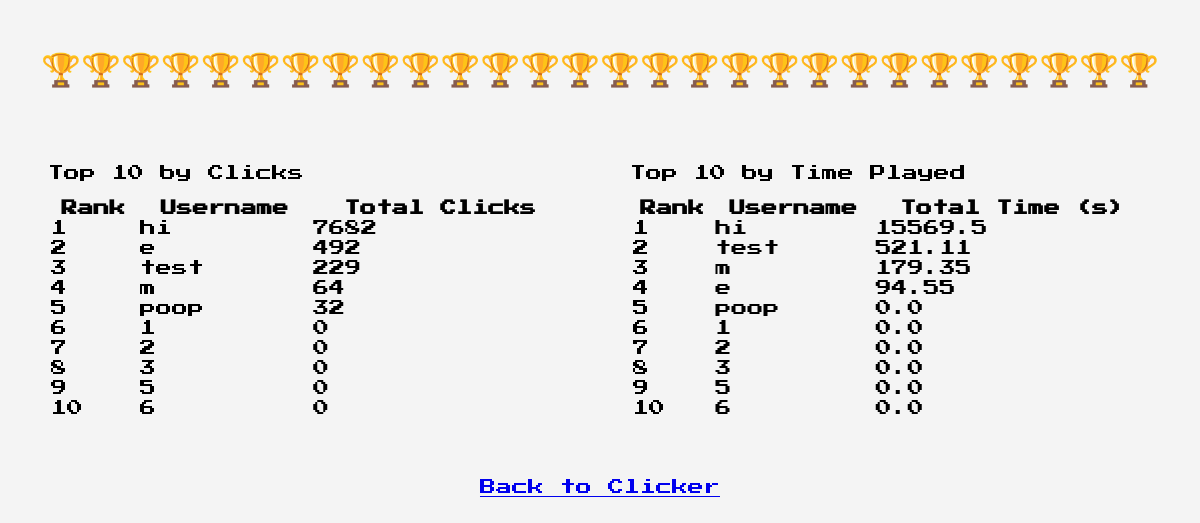
The page /leaderboard on the database as committed earlier.
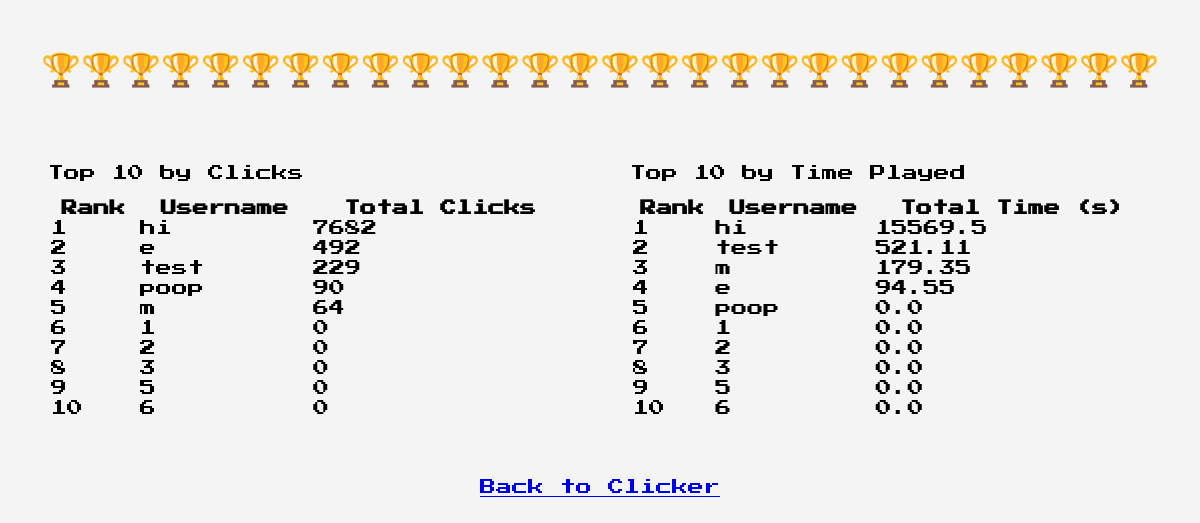
The same page on the database as committed later.
### app.py (models this page shows)
class User(db.Model):
    id = db.Column(db.Integer, primary_key=True)
    username = db.Column(db.String(80), unique=True, nullable=False)
    password = db.Column(db.String(80), nullable=False)  # Simple password storage
    total_clicks = db.Column(db.Integer, default=0)
    total_time = db.Column(db.Float, default=0.0)
    multiplier = db.Column(db.Integer, default=1)
    multiplier_expires = db.Column(db.DateTime, nullable=True)

### app.py (the view)
@app.route('/leaderboard')
def leaderboard():
    top_users = User.query.order_by(User.total_clicks.desc()).limit(10).all() #well... self explanitory
    top_time_users = User.query.order_by(User.total_time.desc()).limit(10).all()
    return render_template('leaderboard.html', top_users=top_users, top_time_users=top_time_users)

### templates/leaderboard.html (shortened to what this page needs)
<!DOCTYPE html>
<html lang="en">
<head>
  <link href="https://unpkg.com/nes.css/css/nes.min.css" rel="stylesheet" />
</head>
<body>
  <h1 class="nes-text is-primary">🏆🏆🏆🏆🏆🏆🏆🏆🏆🏆🏆🏆🏆🏆🏆🏆🏆🏆🏆🏆🏆🏆🏆🏆🏆🏆🏆🏆</h1>
  <div class="leaderboards">
    <section class="leaderboard-section">
      <div class="nes-container with-title is-rounded">
        <p>Top 10 by Clicks</p>
        <div class="nes-table-responsive">
          <table class="nes-table is-bordered is-centered">
            <thead>
              <tr>
                <th>Rank</th>
                <th>Username</th>
                <th>Total Clicks</th>
              </tr>
            </thead>
            <tbody>
              {% for user in top_users %}
              <tr>
                <td>{{ loop.index }}</td>
                <td>{{ user.username }}</td>
                <td>{{ user.total_clicks }}</td>
              </tr>
              {% else %}
              <tr>
                <td colspan="3">No data available.</td>
              </tr>
              {% endfor %}
            </tbody>
          </table>
        </div>
      </div>
    </section>
    <section class="leaderboard-section">
      <div class="nes-container is-dark with-title is-rounded">
        <p>Top 10 by Time Played</p>
        <div class="nes-table-responsive">
          <table class="nes-table is-bordered is-dark">
            <thead>
              <tr>
                <th>Rank</th>
                <th>Username</th>
                <th>Total Time (s)</th>
              </tr>
            </thead>
            <tbody>
              {% for user in top_time_users %}
              <tr>
                <td>{{ loop.index }}</td>
                <td>{{ user.username }}</td>
                <td>{{ user.total_time | round(2) }}</td>
              </tr>
              {% else %}
              <tr>
                <td colspan="3">No data available.</td>
              </tr>
              {% endfor %}
            </tbody>
          </table>
        </div>
      </div>
    </section>
  </div>
  <div style="text-align: center; margin-top: 40px;">
    <a href="/clicker" class="nes-btn is-primary">Back to Clicker</a>
  </div>
</body>
</html>

### templates/leaderboard.html (style rules this page uses)
body { padding: 20px; font-family: 'Press Start 2P', cursive; background-color: #f4f4f4; }
h1 { text-align: center; margin-bottom: 40px; }
.leaderboards { display: flex; flex-wrap: wrap; justify-content: space-between; gap: 20px; }
.leaderboard-section { flex: 1 1 45%; }
.nes-container { padding: 20px; }
table { width: 100%; }

Rows that differ between the two databases and show on the page:
changed User "poop": total_clicks "32" → "90"; moves up the list
